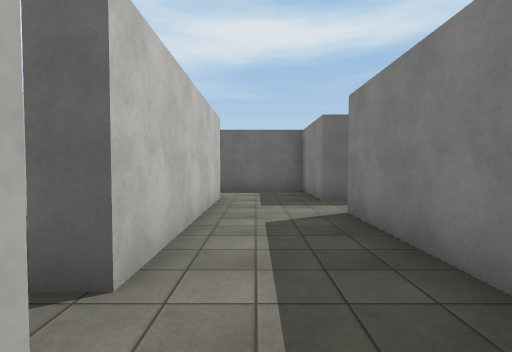
view 1 (above)

22 first-person views from a walk through a Unity game level. The camera is 1.5 m above the floor, tilts 2° down and sees 85° across. The floor is counted in squares, 2 m on a side. Each view is taken from the middle of a square. On the plan, view 1 faces up. The plan holds only what a view shows up to about 10 squares ahead; the rest is blank. The player character is not drawn. Surface patterns are stand-ins for the level's own textures.

view 2
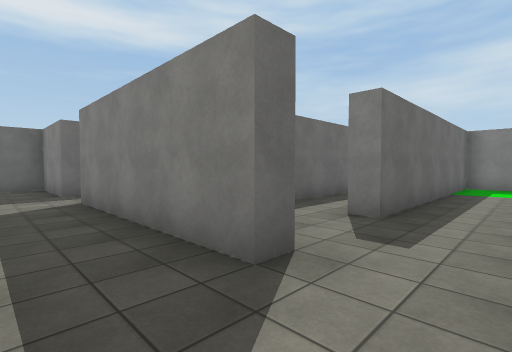

view 3
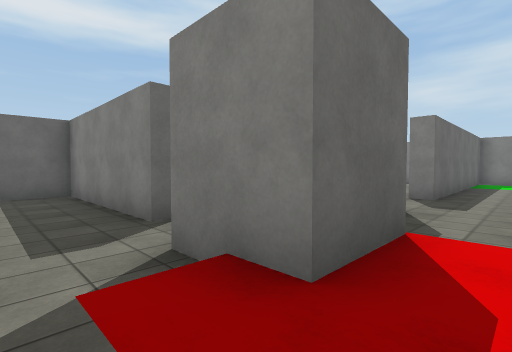

view 4
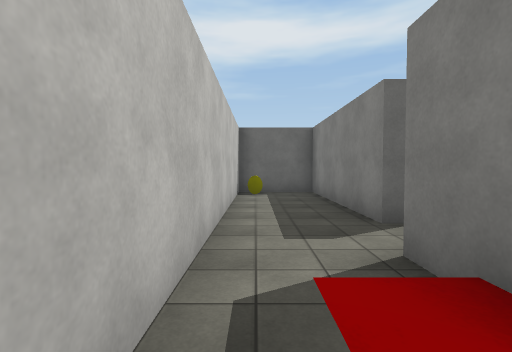

view 5
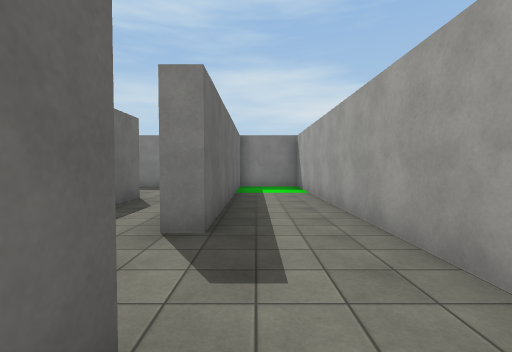

view 6
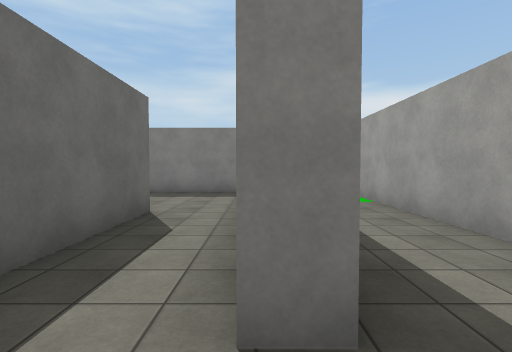

view 7
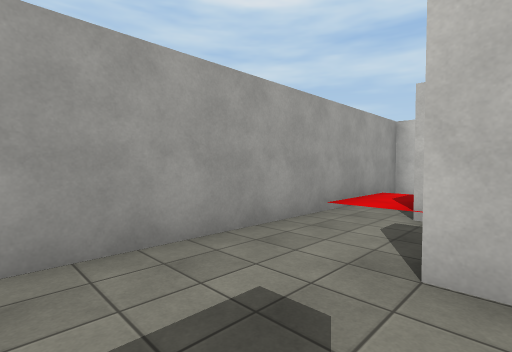

view 8
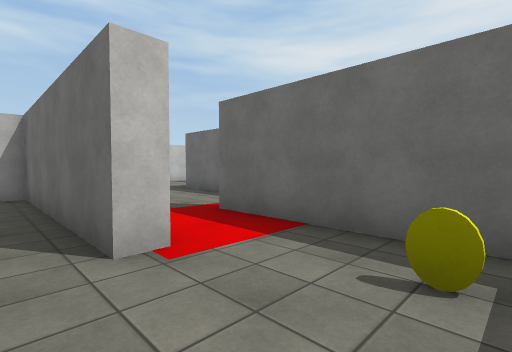

view 9
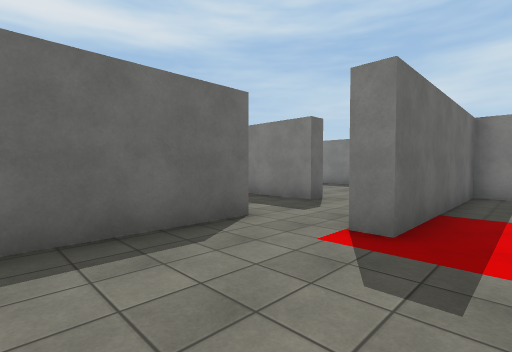

view 10
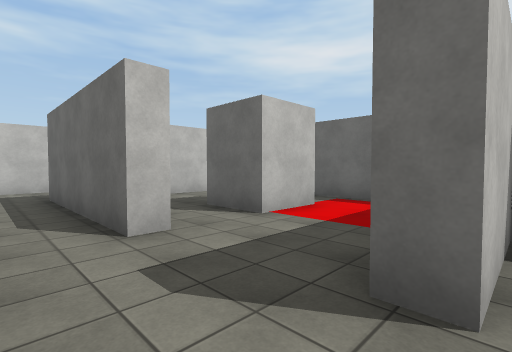

view 11
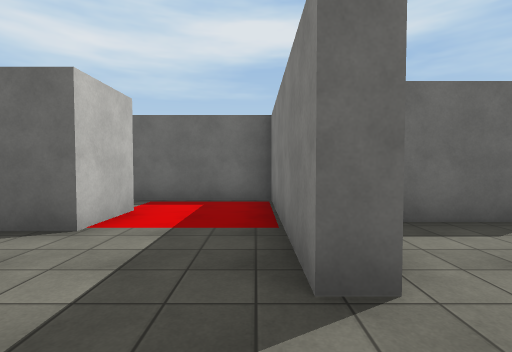

view 12
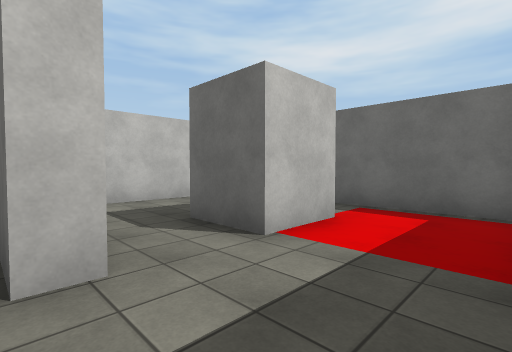

view 13
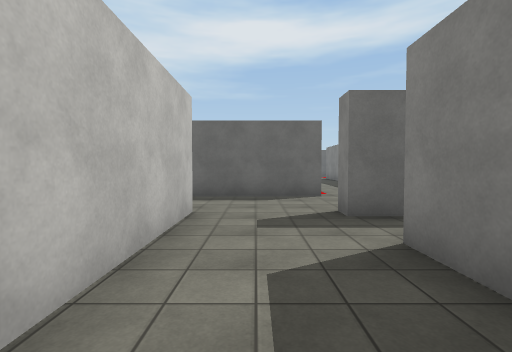

view 14
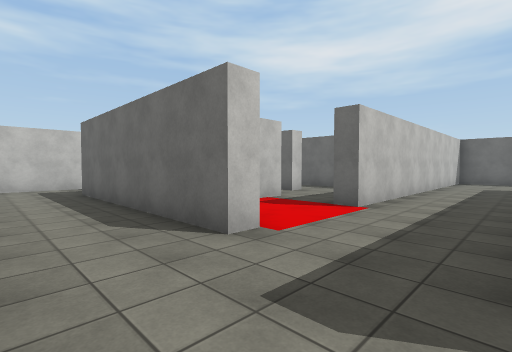

view 15
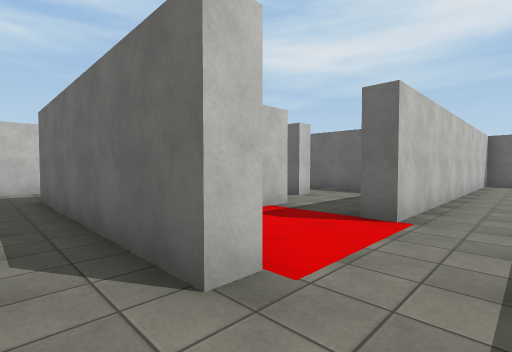

view 16
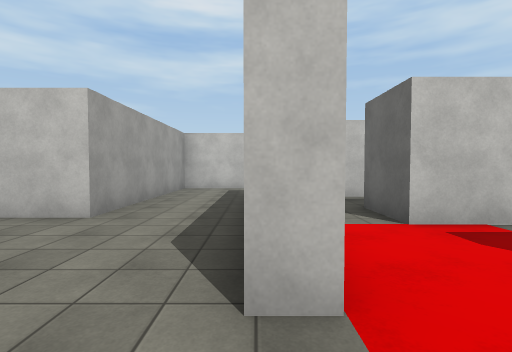

view 17
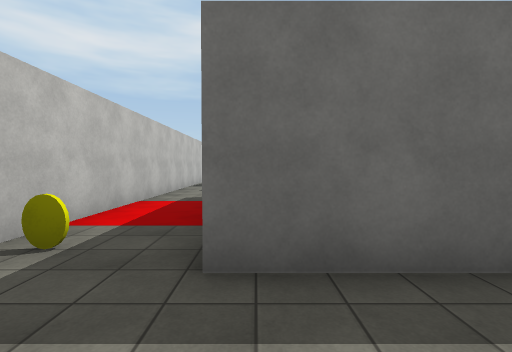

view 18
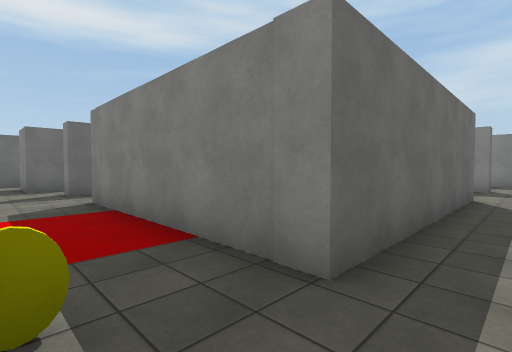

view 19
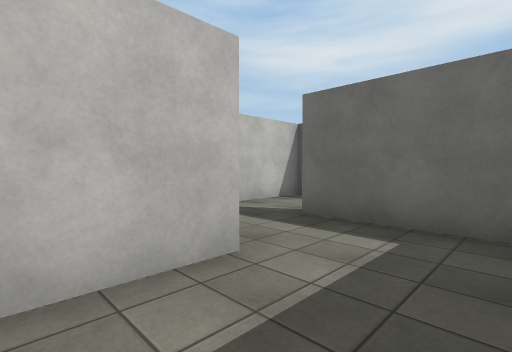

view 20
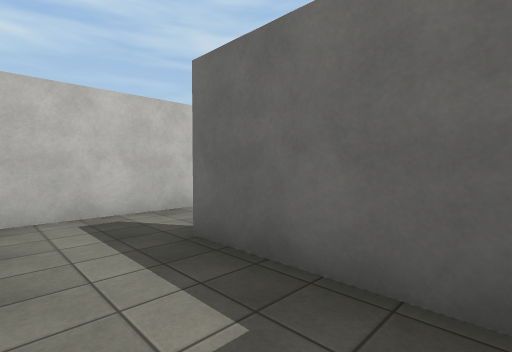

view 21
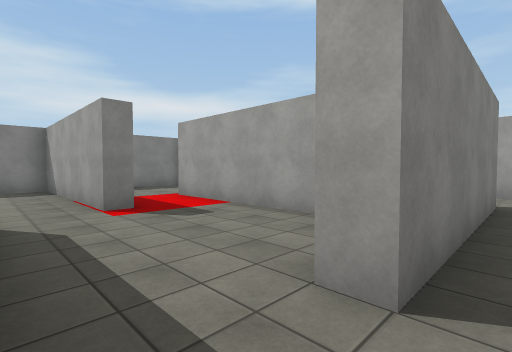

view 22
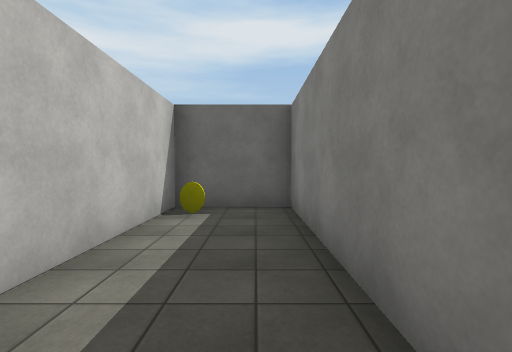

### Floor plan
Points are (right, up) in squares from view 1. A wall is a line through its corners. A room is listed if a view was taken in it or the views show most of it. See-through windows are left out.
Room 1 (views 1, 2, 3, 4, 5, 19, 21, 22)
walls: (2, -0.5) (1.5, -0.5) (1.5, 4.5) (2, 4.5); (-0.8, 6.8) (-0.8, 1.8) (-1.4, 1.8) (-1.4, 6.1) (-3.5, 6.1) (-3.5, -2.5) (2.5, -2.5); (2.5, 6.1) (1.5, 6.1)
ways out: opening at (2, -1.5) to room 2; opening at (2, 5) to room 4; opening at (0.5, 6) to room 7
objects: yellow coin (-3, 5); pillar (-1, -1) to (-1, 0)
Room 2 (views 6, 7)
walls: (2.5, -2.5) (11, -2.5); (2, 0.4) (2, -0.5); (11.2, -1.6) (11.2, -0.5) (4.1, -0.5) (4.1, 0.1)
ways out: opening at (2, -1.5) to room 1; opening at (3.5, 0) to room 3
Room 3 (view 8)
walls: (7.6, 2.3) (7.6, 1.8) (2, 1.8) (2, 0.4); (11.2, 0.5) (11.2, 4) (7.6, 4)
ways out: opening at (3.5, 0) to room 2; opening at (7, 3) to room 4
objects: yellow coin (10, 3)
Room 4 (views 9, 11, 12, 13)
walls: (6, 6.6) (6, 6.1) (2.5, 6.1); (8.8, 6.6) (8.3, 6.6) (8.3, 11.2) (4.4, 11.2); (7.6, 4) (6.1, 4) (6.1, 4.5) (8.5, 4.5); (2, 10.4) (2, 7.8); (3.4, 2.3) (7.6, 2.3)
ways out: opening at (2, 5) to room 1; opening at (7, 3) to room 3; opening at (8, 5.5) to room 5; opening at (3.5, 11) to room 6
objects: pillar (5, 9) to (6, 9)
Room 5 (view 10)
walls: (8.5, 4.5) (11.2, 4.5) (11.2, 5.6)
ways out: opening at (8, 5.5) to room 4; opening at (9.5, 7) to room 10
Room 6 (views 14, 15, 16, 17, 18)
walls: (4.4, 11.2) (4.4, 11.8); (4.6, 14.5) (4.6, 13.9) (-1.4, 13.9) (-1.4, 19.5); (1.7, 19.5) (1.7, 18.9); (7.8, 13.9) (7.3, 13.9) (7.3, 14.4); (2.2, 21.3) (-1.4, 21.3); (-3.5, 21.9) (-3.5, 11.6) (2, 11.6) (2, 10.4)
ways out: opening at (3.5, 11) to room 4; opening at (2.5, 19) to room 8; opening at (-2.5, 21); opening at (5.5, 14); opening at (7, 12.5)
objects: yellow coin (-3, 14)
Room 7 (view 20)
walls: (1.5, 6.1) (1.5, 8.7) (-0.4, 8.7)
ways out: opening at (0.5, 6) to room 1; opening at (-1, 7.5) to room 9
Room 8 (no view inside)
walls: (4.6, 16.9) (4.1, 16.9); (-0.8, 16.8) (-0.8, 16.1); (1.7, 18.9) (1.2, 18.9)
ways out: opening at (2.5, 19) to room 6; opening at (4, 15.5)
objects: pillar (1, 16) to (2, 17)
Room 9 (no view inside)
walls: (-3.5, 8.6) (-3.5, 7.1); (-0.4, 8.7) (-1.6, 8.7)
ways out: opening at (-1, 7.5) to room 7; opening at (-2.5, 9)
Room 10 (no view inside)
walls: (11.5, 8.7) (8.8, 8.7) (8.8, 6.6)
ways out: opening at (9.5, 7) to room 5; opening at (11, 8)

Positions as (right, up) in squares from view 1, and headings:
1: (0, 0), facing up
2: (0, -2), facing up-right
3: (-3, -2), facing up-right
4: (-3, -2), facing up
5: (1, -1), facing right
6: (3, 0), facing right
7: (4, 0), facing down-left
8: (10, 1), facing up-left
9: (3, 3), facing up-right
10: (9, 5), facing up-left
11: (8, 5), facing up
12: (8, 6), facing up-left
13: (3, 7), facing up
14: (7, 12), facing up-left
15: (6, 13), facing up-left
16: (6, 14), facing left
17: (-1, 12), facing up
18: (-3, 13), facing up-right
19: (1, 5), facing up-left
20: (1, 7), facing up-left
21: (1, 6), facing down-right
22: (-2, 1), facing up
